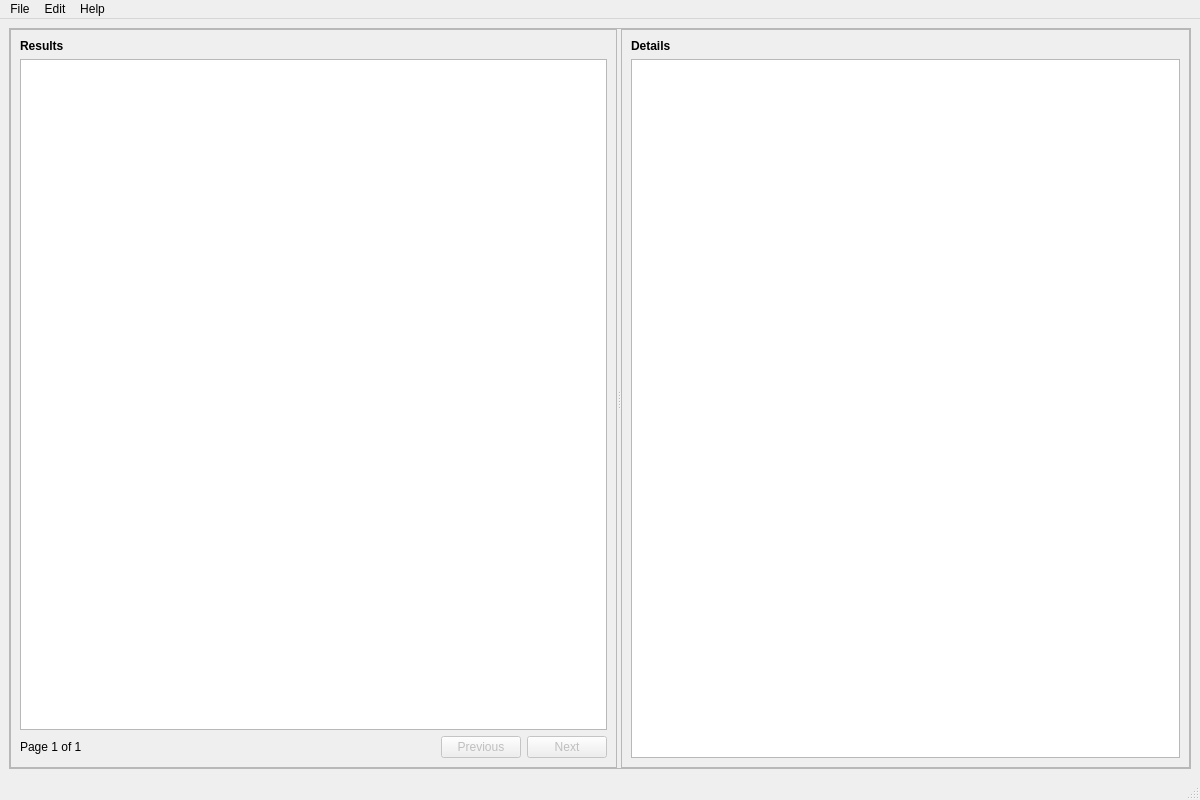
<?xml version="1.0" encoding="UTF-8"?>
<ui version="4.0">
 <class>MainWindow</class>
 <widget class="QMainWindow" name="MainWindow">
  <property name="geometry">
   <rect>
    <x>0</x>
    <y>0</y>
    <width>1200</width>
    <height>800</height>
   </rect>
  </property>
  <property name="windowTitle">
   <string>MusicBrainz Qt</string>
  </property>
  <widget class="QWidget" name="centralwidget">
   <layout class="QVBoxLayout" name="verticalLayout">
    <item>
     <widget class="QSplitter" name="mainSplitter">
      <property name="orientation">
       <enum>Qt::Horizontal</enum>
      </property>
      <property name="frameShape">
       <enum>QFrame::StyledPanel</enum>
      </property>
      <property name="frameShadow">
       <enum>QFrame::Raised</enum>
      </property>
      <widget class="QFrame" name="leftPanel">
       <property name="frameShape">
        <enum>QFrame::StyledPanel</enum>
       </property>
       <layout class="QVBoxLayout" name="leftPanelLayout">
        <property name="spacing">
         <number>6</number>
        </property>
        <property name="leftMargin">
         <number>9</number>
        </property>
        <property name="topMargin">
         <number>9</number>
        </property>
        <property name="rightMargin">
         <number>9</number>
        </property>
        <property name="bottomMargin">
         <number>9</number>
        </property>
        <item>
         <widget class="QLabel" name="resultsLabel">
          <property name="text">
           <string>Results</string>
          </property>
          <property name="styleSheet">
           <string notr="true">font-weight: bold; font-size: 12px;</string>
          </property>
         </widget>
        </item>
        <item>
         <widget class="QTableView" name="resultTableView">
          <property name="alternatingRowColors">
           <bool>true</bool>
          </property>
          <property name="selectionBehavior">
           <enum>QAbstractItemView::SelectRows</enum>
          </property>
          <property name="selectionMode">
           <enum>QAbstractItemView::SingleSelection</enum>
          </property>
         </widget>
        </item>
        <item>
         <layout class="QHBoxLayout" name="paginationLayout">
          <item>
           <widget class="QLabel" name="pageInfoLabel">
            <property name="text">
             <string>Page 1 of 1</string>
            </property>
           </widget>
          </item>
          <item>
           <spacer name="horizontalSpacer">
            <property name="orientation">
             <enum>Qt::Horizontal</enum>
            </property>
            <property name="sizeHint" stdset="0">
             <size>
              <width>40</width>
              <height>20</height>
             </size>
            </property>
           </spacer>
          </item>
          <item>
           <widget class="QPushButton" name="prevPageButton">
            <property name="text">
             <string>Previous</string>
            </property>
            <property name="enabled">
             <bool>false</bool>
            </property>
           </widget>
          </item>
          <item>
           <widget class="QPushButton" name="nextPageButton">
            <property name="text">
             <string>Next</string>
            </property>
            <property name="enabled">
             <bool>false</bool>
            </property>
           </widget>
          </item>
         </layout>
        </item>
       </layout>
      </widget>
      <widget class="QFrame" name="rightPanel">
       <property name="minimumSize">
        <size>
         <width>400</width>
         <height>0</height>
        </size>
       </property>
       <property name="frameShape">
        <enum>QFrame::StyledPanel</enum>
       </property>
       <layout class="QVBoxLayout" name="rightPanelLayout">
        <property name="spacing">
         <number>6</number>
        </property>
        <property name="leftMargin">
         <number>9</number>
        </property>
        <property name="topMargin">
         <number>9</number>
        </property>
        <property name="rightMargin">
         <number>9</number>
        </property>
        <property name="bottomMargin">
         <number>9</number>
        </property>
        <item>
         <widget class="QLabel" name="detailsLabel">
          <property name="text">
           <string>Details</string>
          </property>
          <property name="styleSheet">
           <string notr="true">font-weight: bold; font-size: 12px;</string>
          </property>
         </widget>
        </item>
        <item>
         <widget class="QListView" name="detailListView">
          <property name="alternatingRowColors">
           <bool>true</bool>
          </property>
          <property name="iconSize">
           <size>
            <width>24</width>
            <height>24</height>
           </size>
          </property>
         </widget>
        </item>
       </layout>
      </widget>
     </widget>
    </item>
   </layout>
  </widget>
  <widget class="QMenuBar" name="menubar">
   <property name="geometry">
    <rect>
     <x>0</x>
     <y>0</y>
     <width>900</width>
     <height>22</height>
    </rect>
   </property>
   <widget class="QMenu" name="menuFile">
    <property name="title">
     <string>File</string>
    </property>
    <addaction name="actionExit"/>
   </widget>
   <widget class="QMenu" name="menuEdit">
    <property name="title">
     <string>Edit</string>
    </property>
    <addaction name="actionPreferences"/>
   </widget>
   <widget class="QMenu" name="menuHelp">
    <property name="title">
     <string>Help</string>
    </property>
    <addaction name="actionAbout"/>
   </widget>
   <addaction name="menuFile"/>
   <addaction name="menuEdit"/>
   <addaction name="menuHelp"/>
  </widget>
  <widget class="QStatusBar" name="statusbar"/>
  <action name="actionExit">
   <property name="text">
    <string>Exit</string>
   </property>
  </action>
  <action name="actionPreferences">
   <property name="text">
    <string>Preferences</string>
   </property>
  </action>
  <action name="actionAbout">
   <property name="text">
    <string>About</string>
   </property>
  </action>
 </widget>
 <resources/>
 <connections/>
</ui>
